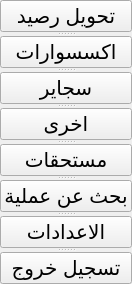
       <widget class="QSplitter" name="splitter">
        <property name="orientation">
         <enum>Qt::Vertical</enum>
        </property>
        <widget class="QPushButton" name="pushButton_6">
         <property name="font">
          <font>
           <pointsize>15</pointsize>
          </font>
         </property>
         <property name="text">
          <string>تحويل رصيد</string>
         </property>
        </widget>
        <widget class="QPushButton" name="pushButton_7">
         <property name="font">
          <font>
           <pointsize>15</pointsize>
          </font>
         </property>
         <property name="text">
          <string>اكسسوارات</string>
         </property>
        </widget>
        <widget class="QPushButton" name="pushButton_11">
         <property name="font">
          <font>
           <pointsize>15</pointsize>
          </font>
         </property>
         <property name="text">
          <string>سجاير</string>
         </property>
        </widget>
        <widget class="QPushButton" name="pushButton_12">
         <property name="font">
          <font>
           <pointsize>15</pointsize>
          </font>
         </property>
         <property name="text">
          <string>اخرى</string>
         </property>
        </widget>
        <widget class="QPushButton" name="pushButton_16">
         <property name="font">
          <font>
           <pointsize>15</pointsize>
          </font>
         </property>
         <property name="text">
          <string>مستحقات</string>
         </property>
        </widget>
        <widget class="QPushButton" name="pushButton_28">
         <property name="font">
          <font>
           <pointsize>15</pointsize>
          </font>
         </property>
         <property name="text">
          <string>بحث عن عملية</string>
         </property>
        </widget>
        <widget class="QPushButton" name="pushButton_8">
         <property name="enabled">
          <bool>true</bool>
         </property>
         <property name="font">
          <font>
           <pointsize>15</pointsize>
          </font>
         </property>
         <property name="text">
          <string>الاعدادات</string>
         </property>
        </widget>
        <widget class="QPushButton" name="pushButton_32">
         <property name="enabled">
          <bool>true</bool>
         </property>
         <property name="font">
          <font>
           <pointsize>15</pointsize>
          </font>
         </property>
         <property name="text">
          <string>تسجيل خروج</string>
         </property>
        </widget>
       </widget>
